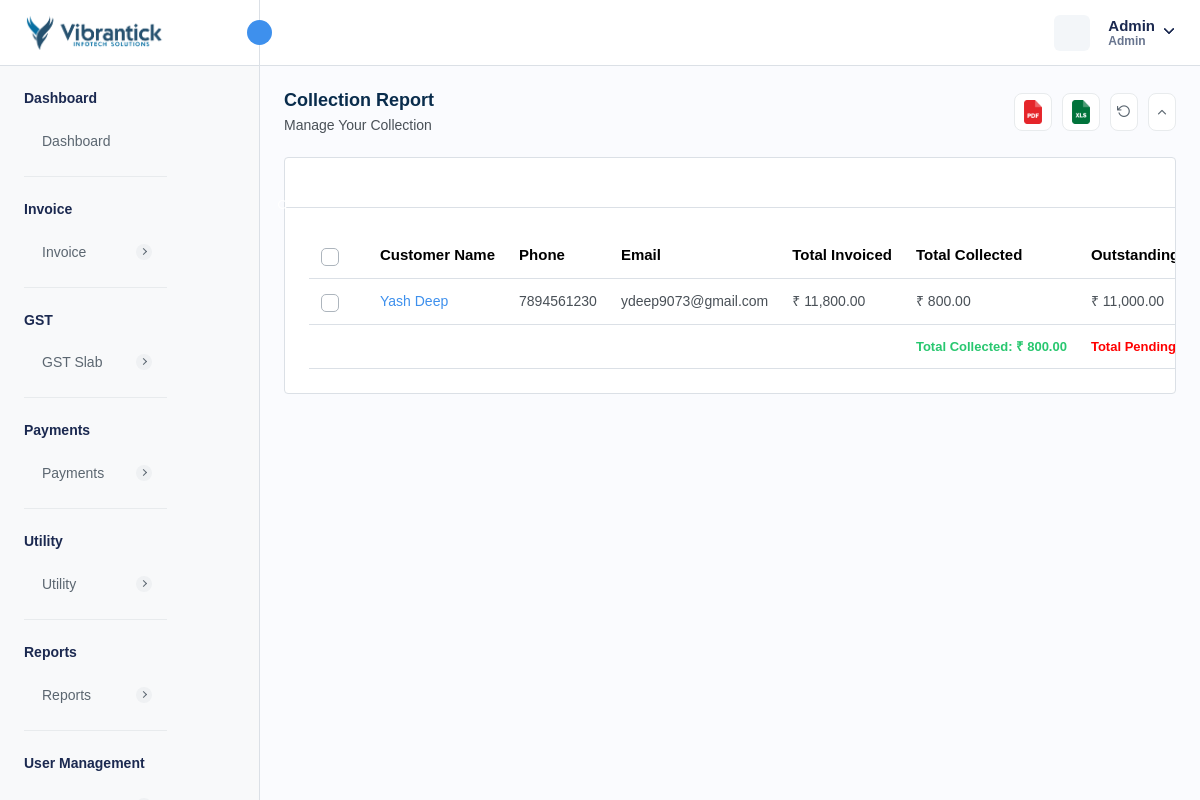
The page /collection-report.php (signed in) on the database its author committed.
### tables this page shows
CREATE TABLE `company_settings` (
  `company_id` int NOT NULL AUTO_INCREMENT,
  `company_name` varchar(255) DEFAULT NULL,
  `company_email` varchar(255) DEFAULT NULL,
  `company_phone` varchar(20) DEFAULT NULL,
  `company_website` varchar(255) DEFAULT NULL,
  `company_logo` varchar(255) DEFAULT NULL,
  `favicon` varchar(255) DEFAULT NULL,
  `address` text,
  `country` varchar(100) DEFAULT NULL,
  `state` varchar(100) DEFAULT NULL,
  `city` varchar(100) DEFAULT NULL,
  `postal_code` varchar(20) DEFAULT NULL,
  `created_at` timestamp NULL DEFAULT CURRENT_TIMESTAMP,
  `updated_at` timestamp NULL DEFAULT CURRENT_TIMESTAMP ON UPDATE CURRENT_TIMESTAMP,
  PRIMARY KEY (`company_id`)
);

CREATE TABLE `customer` (
  `customer_id` int NOT NULL AUTO_INCREMENT,
  `customer_name` varchar(255) NOT NULL,
  `customer_phone` varchar(15) DEFAULT NULL,
  `customer_email` varchar(255) DEFAULT NULL,
  `customer_address` text,
  `ship_name` varchar(255) DEFAULT NULL,
  `ship_phone` varchar(15) DEFAULT NULL,
  `ship_email` varchar(255) DEFAULT NULL,
  `ship_address` text,
  `isActive` int DEFAULT '1',
  `created_at` timestamp NULL DEFAULT CURRENT_TIMESTAMP,
  `updated_at` timestamp NULL DEFAULT NULL ON UPDATE CURRENT_TIMESTAMP,
  `customer_state` varchar(45) DEFAULT NULL,
  `customer_city` int DEFAULT NULL,
  `gst_number` varchar(45) DEFAULT NULL,
  `image` varchar(155) DEFAULT NULL,
  `pan_number` varchar(10) DEFAULT NULL,
  `tan_number` varchar(10) DEFAULT NULL,
  PRIMARY KEY (`customer_id`),
  UNIQUE KEY `customer_phone_UNIQUE` (`customer_phone`),
  UNIQUE KEY `customer_email_UNIQUE` (`customer_email`),
  UNIQUE KEY `gst_number_UNIQUE` (`gst_number`),
  UNIQUE KEY `pan_number_UNIQUE` (`pan_number`),
  UNIQUE KEY `tan_number_UNIQUE` (`tan_number`)
);

CREATE TABLE `currency` (
  `currency_id` int NOT NULL AUTO_INCREMENT,
  `currency_name` varchar(255) DEFAULT NULL,
  `currency_code` varchar(45) DEFAULT NULL,
  `currency_symbol` varchar(45) DEFAULT NULL,
  `currency_rate` decimal(10,2) DEFAULT NULL,
  `created_at` timestamp NULL DEFAULT CURRENT_TIMESTAMP,
  `updated_at` timestamp NULL DEFAULT NULL,
  `is_active` int DEFAULT '1',
  PRIMARY KEY (`currency_id`)
);

CREATE TABLE `localization_settings` (
  `id` int NOT NULL AUTO_INCREMENT,
  `language` varchar(50) DEFAULT 'English',
  `timezone` varchar(100) DEFAULT 'UTC',
  `date_format` varchar(20) DEFAULT 'd M Y',
  `time_format` varchar(10) DEFAULT '12',
  `currency_id` int DEFAULT NULL,
  `created_at` datetime DEFAULT CURRENT_TIMESTAMP,
  `updated_at` datetime DEFAULT CURRENT_TIMESTAMP ON UPDATE CURRENT_TIMESTAMP,
  PRIMARY KEY (`id`)
);

### collection-report.php (the view, shortened to what this page needs)
<?php
require "./database/config.php";
try {
    $stmtFetch = $db->prepare("SELECT
            c.customer_id,
            c.customer_name,
            c.customer_phone,
            c.customer_email,
            COALESCE(SUM(lt.debit_amount), 0) AS total_debit,
            COALESCE(SUM(lt.credit_amount), 0) AS total_credit,
            COALESCE(SUM(CASE WHEN lt.transaction_type = 'INVOICE' THEN lt.debit_amount ELSE 0 END), 0) AS total_invoiced,
            COALESCE(SUM(CASE WHEN lt.transaction_type = 'PAYMENT' THEN lt.credit_amount ELSE 0 END), 0) AS total_collected,
            COALESCE(cw.balance, COALESCE(SUM(lt.debit_amount), 0) - COALESCE(SUM(lt.credit_amount), 0)) AS outstanding_amount,
            MAX(lt.transaction_date) AS last_transaction_date
        FROM customer c
        LEFT JOIN ledger_transactions lt ON c.customer_id = lt.customer_id
        LEFT JOIN customer_wallet cw ON c.customer_id = cw.customer_id
        GROUP BY
            c.customer_id,
            c.customer_name,
            c.customer_phone,
            c.customer_email,
            cw.balance
        ORDER BY c.customer_name;
    ");
    $stmtFetch->execute();
    $customers = $stmtFetch->get_result();
    $stmtFetchCompanySettings = $db->prepare("SELECT * FROM company_settings");
    $stmtFetchCompanySettings->execute();
    $companySettings = $stmtFetchCompanySettings->get_result()->fetch_array(MYSQLI_ASSOC);
    $stmtFetchLocalizationSettings = $db->prepare("SELECT * FROM localization_settings INNER JOIN currency ON localization_settings.currency_id = currency.currency_id WHERE currency.is_active = 1 ;");
    $stmtFetchLocalizationSettings->execute();
    $localizationSettings = $stmtFetchLocalizationSettings->get_result()->fetch_array(MYSQLI_ASSOC);
} catch (Exception $e) {
    $_SESSION['error'] = $e;
}
?>
<!DOCTYPE html>
<html lang="en">
<head>
    <link rel="stylesheet" href="assets/css/bootstrap.min.css">
    <link rel="stylesheet" href="assets/css/bootstrap-datetimepicker.min.css">
    <link rel="stylesheet" href="assets/css/animate.css">
    <link rel="stylesheet" href="assets/css/feather.css">
    <link rel="stylesheet" href="assets/plugins/select2/css/select2.min.css">
    <link rel="stylesheet" href="assets/plugins/summernote/summernote-bs4.min.css">
    <link rel="stylesheet" href="assets/plugins/bootstrap-tagsinput/bootstrap-tagsinput.css">
    <link rel="stylesheet" href="assets/css/dataTables.bootstrap5.min.css">
    <link rel="stylesheet" href="assets/plugins/fontawesome/css/fontawesome.min.css">
    <link rel="stylesheet" href="assets/plugins/fontawesome/css/all.min.css">
    <link rel="stylesheet" href="assets/css/style.css">
    <link rel="stylesheet" href="https://cdn.jsdelivr.net/npm/notyf@3/notyf.min.css" />
</head>
<body>
    <div class="main-wrapper">
        <div class="header">
            <?php require_once("header.php"); ?>
        </div>
        <div class="sidebar" id="sidebar">
            <?php require_once("sidebar.php"); ?>
        </div>
        <div class="page-wrapper">
            <div class="content">
                <div class="page-header">
                    <div class="add-item d-flex">
                        <div class="page-title">
                            <h4>Collection Report</h4>
                            <h6>Manage Your Collection</h6>
                        </div>
                    </div>
                    <ul class="table-top-head">
                        <li>
                            <a data-bs-toggle="tooltip" onclick="exportToPDF(`customers`)" data-bs-placement="top"
                                title="Pdf"><img src="assets/img/icons/pdf.svg" alt="img" /></a>
                        </li>
                        <li>
                            <a data-bs-toggle="tooltip" onclick="exportToExcel(`customers`)" data-bs-placement="top"
                                title="Excel"><img src="assets/img/icons/excel.svg" alt="img" /></a>
                        </li>
                        <li>
                            <a href="" data-bs-toggle="tooltip" data-bs-placement="top" title="Refresh"><i
                                    data-feather="rotate-ccw" class="feather-rotate-ccw"></i></a>
                        </li>
                        <li>
                            <a data-bs-toggle="tooltip" data-bs-placement="top" title="Collapse" id="collapse-header"><i
                                    data-feather="chevron-up" class="feather-chevron-up"></i></a>
                        </li>
                    </ul>
                </div>
                <div class="card table-list-card">
                    <div class="card-body">
                        <div class="table-top">
                            <div class="search-set">
                                <div class="search-input">
                                    <a href="" class="btn btn-searchset"><i data-feather="search"
                                            class="feather-search"></i></a>
                                </div>
                            </div>
                        </div>
                        <div class="table-responsive">
                            <table id="myTable" class="table datanew">
                                <thead>
                                    <tr>
                                        <th class="no-sort">
                                            <label class="checkboxs">
                                                <span class="checkmarks"></span>
                                            </label>
                                        </th>
                                        <th>Customer Name</th>
                                        <th>Phone</th>
                                        <th>Email</th>
                                        <th>Total Invoiced</th>
                                        <th>Total Collected</th>
                                        <th>Outstanding</th>
                                    </tr>
                                </thead>
                                <tbody>
                                    <?php
                                    $totalCollected = 0;
                                    foreach ($customers->fetch_all(MYSQLI_ASSOC) as $customer) {
                                        $totalCollected = $customer['total_collected'];
                                        ?>
                                        <tr>
                                            <td>
                                                <label class="checkboxs">
                                                    <span class="checkmarks"></span>
                                                </label>
                                            </td>
                                            <td>
                                                <div class="userimgname">
                                                    <div>
                                                        <a class="text-primary"
                                                            href="<?php echo getenv("BASE_URL") . "view-customer-report?id=" . base64_encode($customer['customer_id']) ?>"><?php echo $customer['customer_name'] ?></a>
                                                    </div>
                                                </div>
                                            </td>
                                            <td><?php echo $customer['customer_phone'] ?></td>
                                            <td>
                                                <?php echo $customer['customer_email'] ?>
                                            </td>
                                            <td>
                                                <?php echo (isset($localizationSettings["currency_symbol"]) ? $localizationSettings["currency_symbol"] : "$") . " " . number_format((float) $customer['total_invoiced'], 2) ?>
                                            </td>
                                            <td>
                                                <?php echo (isset($localizationSettings["currency_symbol"]) ? $localizationSettings["currency_symbol"] : "$") . " " . number_format((float) $customer['total_collected'], 2) ?>
                                            </td>
                                            <td>
                                                <?php echo (isset($localizationSettings["currency_symbol"]) ? $localizationSettings["currency_symbol"] : "$") . " " . number_format((float) $customer['outstanding_amount'], 2) ?>
                                            </td>
                                        </tr>
                                    <?php } ?>
                                </tbody>
                                <tfoot>
                                    <tr>
                                        <td colspan="5"></td>
                                        <td>
                                            <strong>
                                                <span class="text-success">Total Collected:
                                                    <?php echo (isset($localizationSettings["currency_symbol"]) ? $localizationSettings["currency_symbol"] : "$") . " " . number_format($totalCollected, 2); ?>
                                                </span>
                                            </strong>
                                        </td>
                                        <td>
                                            <strong>
                                                <span class="text-danger">Total Pending:
                                                </span>
                                            </strong>
                                        </td>
                                    </tr>
                                </tfoot>
                            </table>
                        </div>
                    </div>
                </div>
            </div>
        </div>
    </div>
</body>
</html>

### header.php (shortened to what this page needs)
<div class="header">
    <div class="header-left active">
        <a href="<?= getenv("BASE_URL") . "dashboard" ?>" class="logo logo-normal">
            <img src="<?= isset($companySettings['company_logo']) ? $companySettings['company_logo'] : "assets/img/logo/vis-logo.png" ?>"
                alt="" />
        </a>
        <a id="toggle_btn" href="javascript:void(0);">
            <i data-feather="chevrons-left" class="feather-16"></i>
        </a>
    </div>
    <ul class="nav user-menu">
        <li class="nav-item nav-item-box">
            <a href="javascript:void(0);" id="btnFullscreen">
            </a>
        </li>
        <li class="nav-item dropdown has-arrow main-drop">
            <a href="javascript:void(0);" class="dropdown-toggle nav-link userset" data-bs-toggle="dropdown">
                <span class="user-info">
                    <span class="user-detail">
                        <span
                            class="user-name"><?php echo isset($_SESSION['admin_name']) ? $_SESSION['admin_name'] : "Vibrantick" ?></span>
                        <span
                            class="user-role"><?php echo isset($_SESSION['admin_role']) ? $_SESSION['admin_role'] : "Admin" ?></span>
                    </span>
                </span>
            </a>
        </li>
    </ul>
</div>

### assets/css/feather.css (style rules this page uses)
[class^=feather-],[class*=" feather-"] { font-family:feather!important;speak:none;font-style:normal;font-weight:400;font-variant:normal;text-transform:none;line-height:1;-webkit-font-smoothing:antialiased;-moz-osx-font-smoothing:grayscale }
.feather-chevron-up:before { content:"\e931" }
.feather-rotate-ccw:before { content:"\e9bc" }
.feather-search:before { content:"\e9c1" }

### rows shown on the page
company_settings: company_logo (picture)
customer: customer_name "Yash Deep", customer_phone "7894561230", customer_email "ydeep9073@gmail.com", total_invoiced "11,800.00", total_collected "800.00", outstanding_amount "11,000.00"
currency: currency_symbol "₹"
localization_settings: currency.currency_symbol "₹"

### other values the page prints
$_SESSION['admin_name'] "Admin"
$_SESSION['admin_role'] "Admin"
$totalCollected "800.00"
